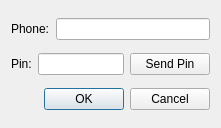
<?xml version="1.0" encoding="UTF-8"?>
<ui version="4.0">
 <class>LoginDialog</class>
 <widget class="QDialog" name="LoginDialog">
  <property name="geometry">
   <rect>
    <x>0</x>
    <y>0</y>
    <width>221</width>
    <height>128</height>
   </rect>
  </property>
  <property name="windowTitle">
   <string>Login</string>
  </property>
  <layout class="QVBoxLayout" name="verticalLayout">
   <item>
    <layout class="QHBoxLayout" name="horizontalLayout">
     <item>
      <widget class="QLabel" name="label">
       <property name="text">
        <string>Phone:</string>
       </property>
      </widget>
     </item>
     <item>
      <widget class="QLineEdit" name="textPhoneNum"/>
     </item>
    </layout>
   </item>
   <item>
    <layout class="QHBoxLayout" name="horizontalLayout_2">
     <item>
      <widget class="QLabel" name="label_2">
       <property name="text">
        <string>Pin:</string>
       </property>
      </widget>
     </item>
     <item>
      <widget class="QLineEdit" name="textPhonePin">
       <property name="text">
        <string/>
       </property>
      </widget>
     </item>
     <item>
      <widget class="QPushButton" name="btnSendPinCode">
       <property name="text">
        <string>Send Pin</string>
       </property>
      </widget>
     </item>
    </layout>
   </item>
   <item>
    <widget class="QDialogButtonBox" name="buttonBox">
     <property name="orientation">
      <enum>Qt::Horizontal</enum>
     </property>
     <property name="standardButtons">
      <set>QDialogButtonBox::Cancel|QDialogButtonBox::Ok</set>
     </property>
    </widget>
   </item>
  </layout>
 </widget>
 <resources/>
 <connections>
  <connection>
   <sender>buttonBox</sender>
   <signal>accepted()</signal>
   <receiver>LoginDialog</receiver>
   <slot>accept()</slot>
   <hints>
    <hint type="sourcelabel">
     <x>209</x>
     <y>116</y>
    </hint>
    <hint type="destinationlabel">
     <x>157</x>
     <y>127</y>
    </hint>
   </hints>
  </connection>
  <connection>
   <sender>buttonBox</sender>
   <signal>rejected()</signal>
   <receiver>LoginDialog</receiver>
   <slot>reject()</slot>
   <hints>
    <hint type="sourcelabel">
     <x>209</x>
     <y>116</y>
    </hint>
    <hint type="destinationlabel">
     <x>220</x>
     <y>127</y>
    </hint>
   </hints>
  </connection>
  <connection>
   <sender>btnSendPinCode</sender>
   <signal>clicked()</signal>
   <receiver>LoginDialog</receiver>
   <slot>onBtnSendPinClicked()</slot>
   <hints>
    <hint type="sourcelabel">
     <x>166</x>
     <y>62</y>
    </hint>
    <hint type="destinationlabel">
     <x>215</x>
     <y>28</y>
    </hint>
   </hints>
  </connection>
 </connections>
 <slots>
  <slot>onBtnSendPinClicked()</slot>
 </slots>
</ui>
